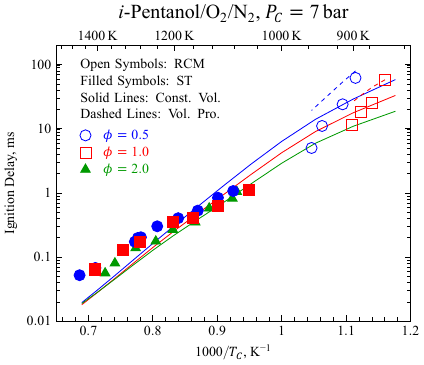

This figure's gnuplot source:
reset
set term postscript enhanced eps font "Times,18" color size 9cm,7cm dl 2.0
set output "ipeoh-7bar.eps"
set yrange[1E-02:200]
set logscale y
set xrange [0.65:1.2]
set xlabel "1000/{/Times-Italic T_{/*0.75 C}}, 1/K"
set ylabel "Ignition Delay, ms" offset 2
set title "{/=24 {/Times-Italic i}-Pentanol/O_{2}/N_{2}, {/Times-Italic P_{/*0.75 C}}=7 bar}" offset 0,-0.75
set key at 0.615,15 width -11 Left reverse height 0.25 spacing 1.1 tc variable font ",14" samplen 0
set mxtics
set xtics scale 1.25,0.75 nomirror

inv2k(x) = 1000./x
set x2tics ("" inv2k(800)) scale 1.25,0.75
set x2tics add ("900 K" inv2k(900))
do for [temp=800:1600:200] {
t = sprintf("%g K",temp)
set x2tics add (t inv2k(temp))
set x2tics add ("" inv2k(temp+40) 1)
set x2tics add ("" inv2k(temp+80) 1)
set x2tics add ("" inv2k(temp+120) 1)
set x2tics add ("" inv2k(temp+160) 1)
}

set ytics scale 1.25,0.75
set mytics 10
set bmargin 3.5

set datafile separator ","

set label at 0.68,100 "Open Symbols: RCM\nFilled Symbols: ST\nSolid Lines: Const. Vol.\nDashed Lines: Vol. Pro." font ",14"

plot "ipeoh-7bar.txt" i 0 u 1:2 every ::::3 w p lc rgb "#0000FF" pt 06 ps 1.5 title "{/Symbol f}=0.5",\
     "ipeoh-7bar.txt" i 0 u 1:2 every ::4 w p lc rgb "#0000FF" pt 07 ps 1.5 notitle,\
     "ipeoh-7bar.txt" i 2 u 1:2 w l lc rgb "#0000FF" lt 1 lw 1.5 notitle,\
     "ipeoh-7bar.txt" i 0 u 1:3 w l lc rgb "#0000FF" lt 2 lw 1.5 notitle,\
     "ipeoh-7bar.txt" i 1 u 1:2 every ::::3 w p lc rgb "#FF0000" pt 04 ps 1.5 title "{/Symbol f}=1.0",\
     "ipeoh-7bar.txt" i 1 u 1:2 every ::4 w p lc rgb "#FF0000" pt 05 ps 1.5 notitle,\
     "ipeoh-7bar.txt" i 3 u 1:2 w l lc rgb "#FF0000" lt 1 lw 1.5 notitle,\
     "ipeoh-7bar.txt" i 1 u 1:3 w l lc rgb "#FF0000" lt 2 lw 1.5 notitle,\
     "ipeoh-7bar.txt" i 4 u 1:2 w p lc rgb "#006400" pt 9 ps 1.5 title "{/Symbol f}=2.0",\
     "ipeoh-7bar.txt" i 5 u 1:2 w l lc rgb "#006400" lt 1 lw 1.5 notitle
     
set output
reset
     